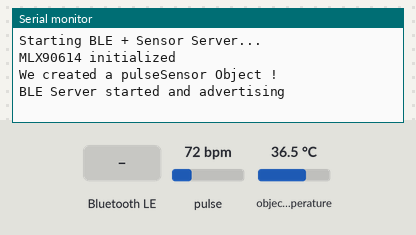
Simulated run of this program. Board: ESP32-S3. On the bench: the last lines printed to the serial monitor. Inputs (shaded band) come from the test bench; at power-on: pulse 72 bpm, object temperature 36.5 °C. Nothing arrives over Bluetooth unless stated; a phone connects over Bluetooth LE 3 s after start.

Above: at 1.2 s.
1.3 s: Bluetooth LE write "start pulse" received
At 2.0 s:
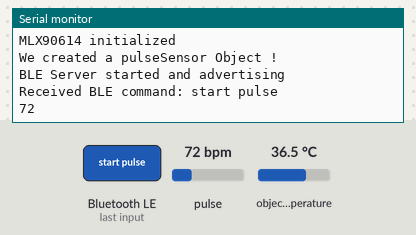
2.8 s: Bluetooth LE write "start mlx" received
At 3.9 s:
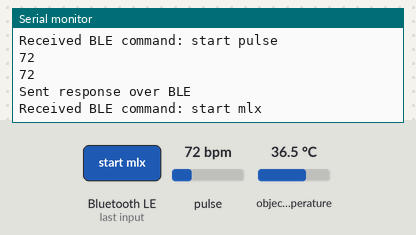

The program:

main.cpp
```cpp
#include <Arduino.h>
#include <Wire.h>
#include <SPI.h>
#include <WiFi.h>

#include <BLEDevice.h>
#include <BLEUtils.h>
#include <BLEServer.h>
#include <BLE2902.h>

#include "MLX90614Handler.h"
#include "PulseSensorHandler.h"

// BLE UUIDs
#define SERVICE_UUID        "12345678-1234-1234-1234-123456789abc"
#define CHARACTERISTIC_UUID "87654321-4321-4321-4321-cba987654321"

BLEServer *pServer = nullptr;
BLECharacteristic *pCharacteristic = nullptr;
bool deviceConnected = false;

// Sensor Handlers
MLX90614Handler mlxHandler;
PulseSensorHandler pulseSensorHandler;

// BLE Server Callbacks
class MyServerCallbacks: public BLEServerCallbacks {
    void onConnect(BLEServer* pServer) {
        deviceConnected = true;
        Serial.println("Device connected");
        BLEDevice::startAdvertising(); // Still allow new connections
    }

    void onDisconnect(BLEServer* pServer) {
        deviceConnected = false;
        Serial.println("Device disconnected");
        BLEDevice::startAdvertising(); // Re-advertise for reconnection
    }
};

// BLE Write/Notify Callbacks
class MyCharacteristicCallbacks: public BLECharacteristicCallbacks {
    void onWrite(BLECharacteristic *pCharacteristic) {
        std::string value = pCharacteristic->getValue();
        if (value.empty()) return;

        String command = String(value.c_str());
        command.trim();

        Serial.print("Received BLE command: ");
        Serial.println(command);

        String response;

        if (command == "start pulse") {
            pulseSensorHandler.update();
            response = String(pulseSensorHandler.update());
        } else if (command == "start mlx") {
            mlxHandler.update();
            response = String(mlxHandler.update());
        } else {
            response = "Unknown command: " + command;
        }

        // Send response back over BLE
        pCharacteristic->setValue(response.c_str());
        pCharacteristic->notify();
        Serial.println("Sent response over BLE");
    }
};

void setup() {
    Serial.begin(115200);
    Serial.println("Starting BLE + Sensor Server...");

    // Init sensors
    mlxHandler.begin();
    pulseSensorHandler.begin();

    // Init BLE
    BLEDevice::init("ESP32_BLE_Device");
    pServer = BLEDevice::createServer();
    pServer->setCallbacks(new MyServerCallbacks());

    BLEService *pService = pServer->createService(SERVICE_UUID);

    pCharacteristic = pService->createCharacteristic(
        CHARACTERISTIC_UUID,
        BLECharacteristic::PROPERTY_READ |
        BLECharacteristic::PROPERTY_WRITE |
        BLECharacteristic::PROPERTY_NOTIFY |
        BLECharacteristic::PROPERTY_WRITE_NR
    );

    pCharacteristic->addDescriptor(new BLE2902());
    pCharacteristic->setCallbacks(new MyCharacteristicCallbacks());

    pCharacteristic->setValue("Ready for commands");
    pService->start();

    BLEAdvertising *pAdvertising = BLEDevice::getAdvertising();
    pAdvertising->addServiceUUID(SERVICE_UUID);
    pAdvertising->setScanResponse(true);
    pAdvertising->setMinPreferred(0x06);
    BLEDevice::startAdvertising();

    Serial.println("BLE Server started and advertising");
}

void loop() {
    // Nothing here, handled via callbacks
    delay(1000);
}
```

MLX90614Handler.cpp
```cpp
#include "MLX90614Handler.h"

MLX90614Handler::MLX90614Handler() : mlx() {}

void MLX90614Handler::begin() {
    if (!mlx.begin()) {
        Serial.println("Error connecting to MLX sensor. Check wiring.");
        while (1);
    }
    Serial.println("MLX90614 initialized");
}

float MLX90614Handler::update() {
    float totalTemp = 0.0;
    const int sampleCount = 5;

    for (int i = 0; i < sampleCount; i++) {
        totalTemp += mlx.readObjectTempC();
        delay(500); // Small delay between samples
    }

    float averageTemp = totalTemp / sampleCount;
    Serial.println(averageTemp);
    return averageTemp;
}
```

MLX90614Handler.h
```cpp
#ifndef MLX90614_HANDLER_H
#define MLX90614_HANDLER_H

#include <Adafruit_MLX90614.h>

class MLX90614Handler {
public:
    MLX90614Handler();
    void begin();
    float update();

private:
    Adafruit_MLX90614 mlx;
    bool isSampling = false;
    int sampleCount = 0;
    float ambientSum = 0.0f;
    float objectSum = 0.0f;
};

#endif
```

PulseSensorHandler.cpp
```cpp
#include "PulseSensorHandler.h"
#include <Arduino.h>

PulseSensorHandler::PulseSensorHandler() : pulseSensor() {}

void PulseSensorHandler::begin() {
    Serial.begin(115200);

    pulseSensor.analogInput(PulseWire);
    pulseSensor.setThreshold(Threshold);

    if (pulseSensor.begin()) {
        Serial.println("We created a pulseSensor Object !");
    }
}

int PulseSensorHandler::update() {
    int myBPM = 0;
    do
    {
        if (pulseSensor.sawStartOfBeat()) {
            myBPM = pulseSensor.getBeatsPerMinute();
            // Serial.print("♥  A HeartBeat Happened ! ");
            // Serial.print("BPM: ");
            Serial.println(myBPM);
        }
        delay(20); // Adjust delay as needed
    } while (myBPM == 0);

    return myBPM;
}
```

PulseSensorHandler.h
```cpp
#ifndef PULSE_SENSOR_HANDLER_H
#define PULSE_SENSOR_HANDLER_H

#include <PulseSensorPlayground.h>

class PulseSensorHandler {
public:
    PulseSensorHandler();
    void begin();
    int update();
    // void updateWithFirebase(FirebaseAsyncHandler &firebaseHandler); // Pass FirebaseAsyncHandler reference

private:
    const int PulseWire = 6;
    int Threshold = 550;
    PulseSensorPlayground pulseSensor;
    bool isSampling = false;
};

#endif // PULSE_SENSOR_HANDLER_H
```

Measured:
- after the input at 1.3 s, the serial monitor: prints a new line at once (image 1)
- after the input at 2.8 s, the serial monitor: prints a new line at once (image 2)
